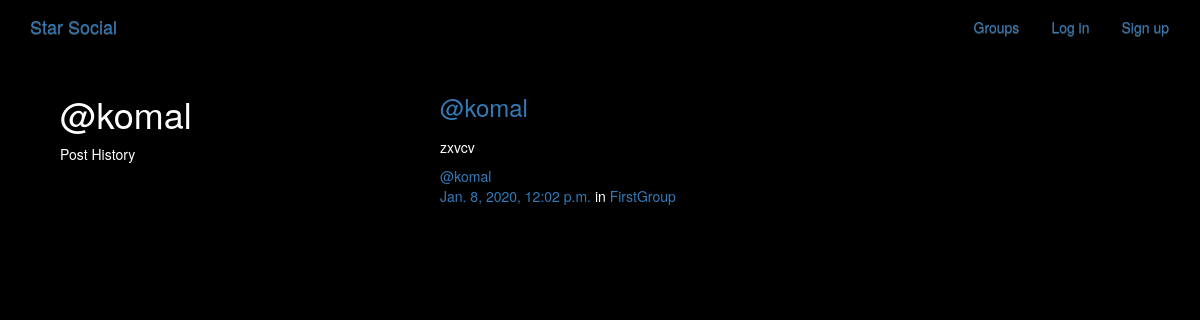
The app's page /posts/by/komal/ with its own data.
### posts/models.py (models this page shows, shortened)
class Post(models.Model):
    user = models.ForeignKey(User, related_name="posts",on_delete=models.CASCADE)
    created_at = models.DateTimeField(auto_now = True)
    message = models.TextField()
    message_html = models.TextField(editable = False)
    group = models.ForeignKey(Group, related_name="posts",null=True, blank=True,on_delete=models.CASCADE)
    class Meta:
        ordering = ['-created_at']
        unique_together = ['user', 'message']

### groups/models.py (models this page shows, shortened)
class Group(models.Model):
    name = models.CharField(max_length = 255, unique = True)
    slug = models.SlugField(allow_unicode = True, unique = True)
    description = models.TextField(blank = True, default = '')
    description_html = models.TextField(editable = False, default = '', blank = True)
    members = models.ManyToManyField(User, through = 'GroupMember')
    class Meta:
        ordering = ['name']

### posts/views.py (the view)
# urls.py: path("by/<username>/",views.UserPosts.as_view(),name="for_user"),
class UserPosts(generic.ListView):
    model = models.Post
    template_name = "posts/user_post_list.html"
    def get_queryset(self):
        try:
            self.post_user = User.objects.prefetch_related("posts").get(
                username__iexact=self.kwargs.get("username")
            )
        except User.DoesNotExist:
            raise Http404
        else:
            return self.post_user.posts.all()
    def get_context_data(self, **kwargs):
        context = super().get_context_data(**kwargs)
        context["post_user"] = self.post_user
        return context

### posts/templates/posts/user_post_list.html
{% extends "posts/post_base.html" %}
{% block prepost %}
<div class="col-md-4">
	<h1>@{{ post_user.username }}</h1>
	<p>Post History</p>
</div>
{% endblock %}
{% block post_content %}
<div class="col-md-8">
	{% for post in post_list %}
		{% include "posts/_post.html" %}
	{% endfor %}
</div>
{% endblock %}

### posts/templates/posts/_post.html (shortened to what this page needs)
<div class="media">
	<h3 class="mr-5"><a href="{% url 'posts:for_user' username=post.user.username %}">@{{ post.user.username }}</a></h3>
	<div class="media-body">
		<h5>{{ post.message_html|safe }}</h5>
		<span class="username"><a href="{% url 'posts:for_user' username=post.user.username %}">@{{ post.user.username }}</a></span>
			<br>
			<time class="time"><a href="{% url 'posts:single' username=post.user.username pk=post.pk %}">{{ post.created_at }}</a></time>
			{% if post.group %}
			<span class="group-name">in <a href="#">{{ post.group.name }}</a></span>
			{% endif %}
	</div>
</div>

### static/Website/css/master.css (style rules this page uses)
body { margin: 0; overflow: hidden; background-color: black; color:white; }

### records on screen
Post: user.username "komal", message_html "zxvcv", created_at "Jan. 8, 2020, 12:02 p.m.", group.name "FirstGroup"

### other values on screen
{{ post_user.username }} "komal"
